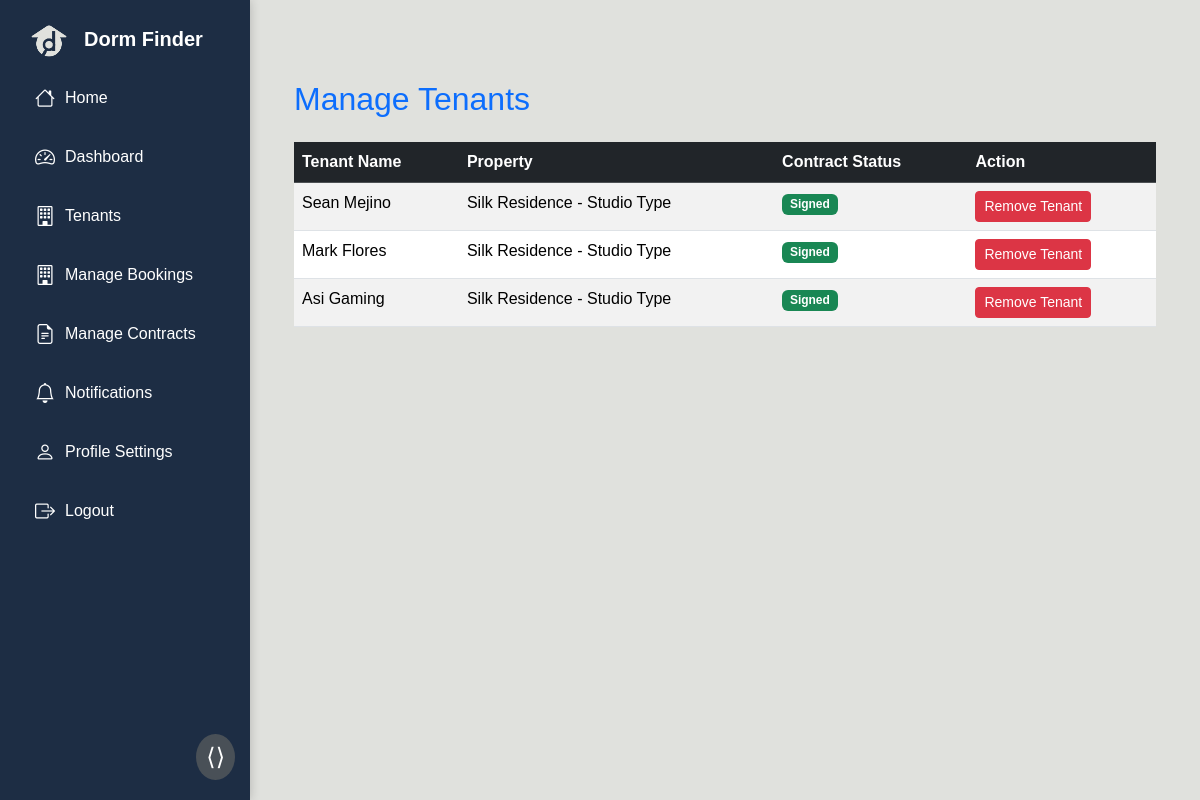
The page /manage_tenants (signed in) on the database its author committed.
### dormsys/models.py (models this page shows, shortened)
class User(db.Model, UserMixin):
    __tablename__ = "users"
    id = db.Column(db.Integer, primary_key=True, autoincrement=True)
    email = db.Column(db.String(120), nullable=False, unique=True)
    username = db.Column(db.String(120), nullable=False, unique=True)
    password_hash = db.Column(db.String(128), nullable=False)
    phone_number = db.Column(db.String(15), nullable=True)
    date_of_birth = db.Column(db.Date, nullable=True)
    gender = db.Column(db.String(10), nullable=True)
    address = db.Column(db.String(250), nullable=True)
    registration_date = db.Column(db.DateTime, default=datetime.utcnow)
    role = db.Column(db.String(10), nullable=False, default="Tenant")
    profile_picture = db.Column(db.String(100), nullable=True, default='default.jpg')  # New field
    properties = db.relationship('Property', backref='owner', lazy=True, cascade="all, delete-orphan")
    bookings = db.relationship('Booking', backref='tenant', lazy=True, cascade="all, delete-orphan")
    contracts = db.relationship('Contract', backref='tenant_contract', foreign_keys='Contract.tenant_id', lazy=True)

class Property(db.Model):
    __tablename__ = "properties"
    id = db.Column(db.Integer, primary_key=True, autoincrement=True)
    title = db.Column(db.String(150), nullable=False)
    images = db.Column(db.Text, nullable=True)  # Paths to property images
    description = db.Column(db.Text, nullable=False)
    price = db.Column(db.Float, nullable=False)
    location = db.Column(db.String(255), nullable=True)  # Address
    latitude = db.Column(db.Float, nullable=True)        # Latitude for geolocation
    longitude = db.Column(db.Float, nullable=True)       # Longitude for geolocation
    num_beds = db.Column(db.Integer, nullable=True)      # Number of beds
    amenities = db.Column(db.Text, nullable=True)        # Amenities list
    status = db.Column(db.String(50), default="Available")
    created_at = db.Column(db.DateTime, default=datetime.utcnow)
    user_id = db.Column(db.Integer, db.ForeignKey('users.id'), nullable=False)
    bookings = db.relationship('Booking', backref='property', lazy=True, cascade="all, delete-orphan")

class Contract(db.Model):
    __tablename__ = "contracts"
    id = db.Column(db.Integer, primary_key=True, autoincrement=True)
    property_id = db.Column(db.Integer, db.ForeignKey('properties.id'), nullable=False)
    tenant_id = db.Column(db.Integer, db.ForeignKey('users.id'), nullable=False)
    host_id = db.Column(db.Integer, db.ForeignKey('users.id'), nullable=False)
    contract_file = db.Column(db.String(255), nullable=True)  # Path to the uploaded contract file
    status = db.Column(db.String(20), default="Pending")  # Status: Pending, Approved, Rejected
    created_at = db.Column(db.DateTime, default=datetime.utcnow)
    tenant_acceptance_deadline = db.Column(db.DateTime, nullable=True)  # Time limit for acceptance
    tenant_accepted = db.Column(db.Boolean, default=False)  # Has the tenant accepted?
    start_date = db.Column(db.DateTime, nullable=True)  # The date the tenant accepts the contract
    end_date = db.Column(db.DateTime, nullable=True)  # The contract end date, 1 year after start date
    property = db.relationship('Property', backref='contracts', lazy=True)
    tenant = db.relationship('User', foreign_keys=[tenant_id], backref='tenant_contracts', lazy=True)
    host = db.relationship('User', foreign_keys=[host_id], backref='host_contracts', lazy=True)

### app.py (the view)
@app.route('/manage_tenants', methods=['GET'])
@login_required
def manage_tenants():
    if current_user.role != "Host":
        abort(403)
    properties = Property.query.filter_by(user_id=current_user.id).all()
    property_ids = [p.id for p in properties]
    tenants = (
        db.session.query(User, Property, Contract)
        .join(Contract, Contract.tenant_id == User.id)
        .join(Property, Contract.property_id == Property.id)
        .filter(Property.user_id == current_user.id, Contract.status == "Signed")
        .all()
    )
    return render_template('manage_tenants.html', tenants=tenants)

### dormsys/models.py (called while the page is built)
@login_manager.user_loader
def load_user(user_id):
    return User.query.get(int(user_id))

### dormsys/templates/manage_tenants.html
{% extends "base.html" %}
{% block content %}
<div class="container mt-5">
    <h2 class="text-primary mb-4">Manage Tenants</h2>
    {% if tenants %}
    <div class="table-responsive">
        <table class="table table-striped table-hover">
            <thead class="table-dark">
                <tr>
                    <th>Tenant Name</th>
                    <th>Property</th>
                    <th>Contract Status</th>
                    <th>Action</th>
                </tr>
            </thead>
            <tbody>
                {% for tenant, property, contract in tenants %}
                <tr>
                    <td>{{ tenant.username }}</td>
                    <td>{{ property.title }}</td>
                    <td>
                        <span class="badge bg-success">{{ contract.status }}</span>
                    </td>
                    <td>
                        <form method="POST" action="{{ url_for('remove_tenant', contract_id=contract.id) }}">
                            <button type="submit" class="btn btn-danger btn-sm">Remove Tenant</button>
                        </form>
                    </td>
                </tr>
                {% endfor %}
            </tbody>
        </table>
    </div>
    {% else %}
    <p class="text-muted">No tenants assigned to your properties yet.</p>
    {% endif %}
</div>
{% endblock %}

### dormsys/templates/base.html (style rules this page uses)
body { display: flex; height: 100vh; margin: 0; font-family: Arial, sans-serif; background-color: #E0E1DD; }

### rows shown on the page
User: username "Sean Mejino", title "Silk Residence - Studio Type", status "Signed"
User: username "Mark Flores", title "Silk Residence - Studio Type", status "Signed"
User: username "Asi Gaming", title "Silk Residence - Studio Type", status "Signed"
